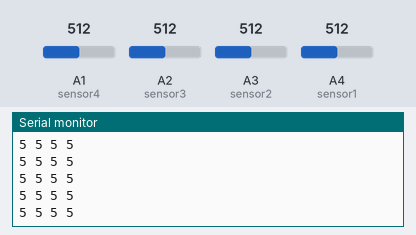
Bench run of a sketch on a simulated Arduino Uno, built with avr-gcc and run on an emulated ATmega328P. Shown: the last lines printed to the serial monitor. The test bench sets the inputs (shaded band); at power-on: A1 (sensor4) = 512, A2 (sensor3) = 512, A3 (sensor2) = 512, A4 (sensor1) = 512.

Above: at 1.2 s.
1.3 s: A1 (sensor4) set to 716
At 1.76 s:
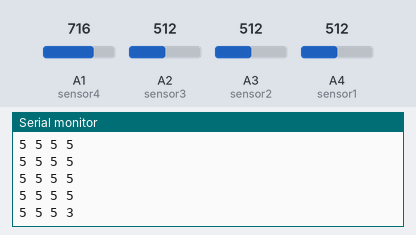
2.8 s: A2 (sensor3) set to 716
At 2.97 s:
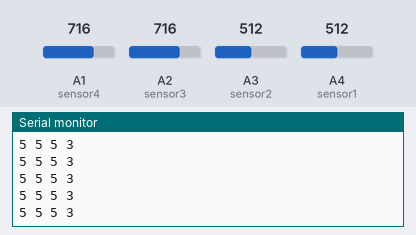
4.3 s: A3 (sensor2) set to 716
At 4.38 s:
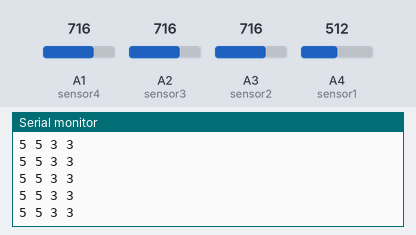
5.8 s: A4 (sensor1) set to 716
At 5.98 s:
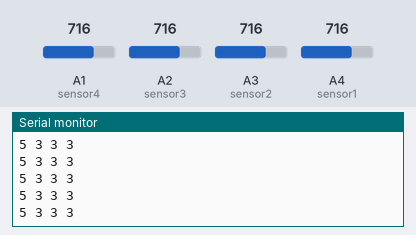
7.3 s: A1 (sensor4) set to 992
At 7.39 s:
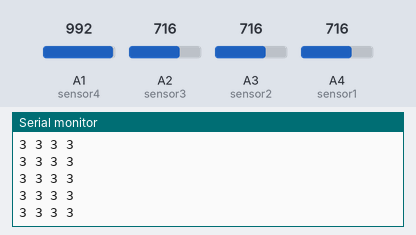
8.8 s: A2 (sensor3) set to 992
At 8.8 s:
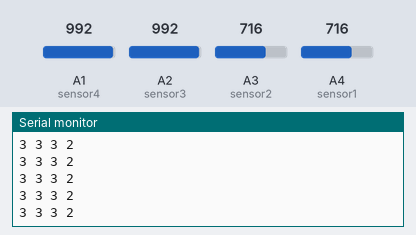
Timing chart, 0 to 11.3 s (numbered marks = the images above; inputs shaded):
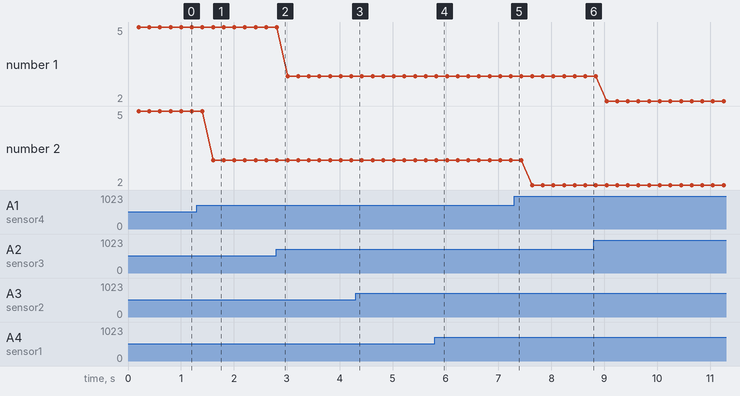

The sketch:

multi_distance_sensor.ino
```cpp
#define sensor1 A4 // Sharp IR GP2Y0A41SK0F (4-30cm, analog)
#define sensor2 A3
#define sensor3 A2
#define sensor4 A1
// TODO: sensor1 should be top left, 2 should be top right, 3 bottom left

void setup() {
  Serial.begin(9600); // start the serial port
}

void loop() {

  // 5v
  float volt0 = analogRead(sensor1)*0.0048828125;  // value from sensor * (5/1024)
  int distance0 = 13*pow(volt0, -1); // worked out from datasheet graph

  float volt1 = analogRead(sensor2)*0.0048828125;
  int distance1 = 13*pow(volt1, -1);

  float volt2 = analogRead(sensor3)*0.0048828125;
  int distance2 = 13*pow(volt2, -1);

  float volt3 = analogRead(sensor4)*0.0048828125;
  int distance3 = 13*pow(volt3, -1);

  // slow down serial port, but not too slow
  delay(200);

  Serial.print(distance0);
  Serial.print(" ");
  Serial.print(distance1);
  Serial.print(" ");
  Serial.print(distance2);
  Serial.print(" ");
  Serial.println(distance3);

}
```

Measured:
- after the input at 1.3 s, the serial monitor: prints a new line after 0.31 s (image 1)
- plotted number 2: 5 → 3 after the input at 1.3 s, 3 → 2 after the input at 7.3 s
